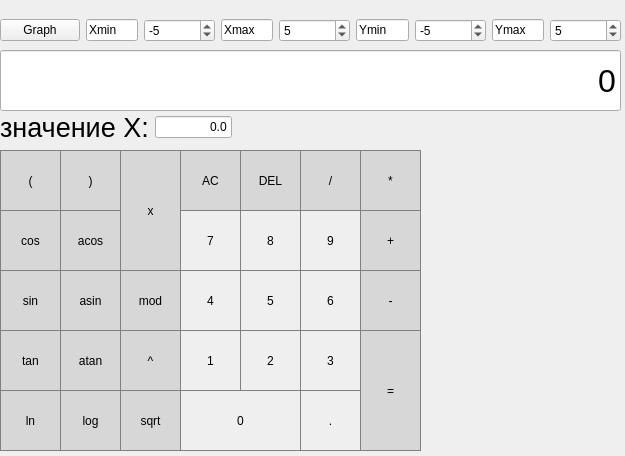
<?xml version="1.0" encoding="UTF-8"?>
<ui version="4.0">
 <class>MainWindow</class>
 <widget class="QMainWindow" name="MainWindow">
  <property name="geometry">
   <rect>
    <x>0</x>
    <y>0</y>
    <width>625</width>
    <height>456</height>
   </rect>
  </property>
  <property name="windowTitle">
   <string>MainWindow</string>
  </property>
  <widget class="QWidget" name="centralwidget">
   <widget class="QPushButton" name="pushButton_7">
    <property name="geometry">
     <rect>
      <x>180</x>
      <y>210</y>
      <width>61</width>
      <height>61</height>
     </rect>
    </property>
    <property name="styleSheet">
     <string notr="true">QPushButton {
   border: 1px solid gray;
}
QPushButton:pressed {
    background-color: qlineargradient(x1: 0, y1: 0, x2: 0, y2: 1,
                                      stop: 0 #dadbde, stop: 1 #f6f7fa);
}</string>
    </property>
    <property name="text">
     <string>7</string>
    </property>
   </widget>
   <widget class="QPushButton" name="pushButton_8">
    <property name="geometry">
     <rect>
      <x>240</x>
      <y>210</y>
      <width>61</width>
      <height>61</height>
     </rect>
    </property>
    <property name="styleSheet">
     <string notr="true">QPushButton {
   border: 1px solid gray;
}
QPushButton:pressed {
    background-color: qlineargradient(x1: 0, y1: 0, x2: 0, y2: 1,
                                      stop: 0 #dadbde, stop: 1 #f6f7fa);
}</string>
    </property>
    <property name="text">
     <string>8</string>
    </property>
   </widget>
   <widget class="QPushButton" name="pushButton_9">
    <property name="geometry">
     <rect>
      <x>300</x>
      <y>210</y>
      <width>61</width>
      <height>61</height>
     </rect>
    </property>
    <property name="styleSheet">
     <string notr="true">QPushButton {
   border: 1px solid gray;
}
QPushButton:pressed {
    background-color: qlineargradient(x1: 0, y1: 0, x2: 0, y2: 1,
                                      stop: 0 #dadbde, stop: 1 #f6f7fa);
}</string>
    </property>
    <property name="text">
     <string>9</string>
    </property>
   </widget>
   <widget class="QPushButton" name="pushButton_4">
    <property name="geometry">
     <rect>
      <x>180</x>
      <y>270</y>
      <width>61</width>
      <height>61</height>
     </rect>
    </property>
    <property name="styleSheet">
     <string notr="true">QPushButton {
   border: 1px solid gray;
}
QPushButton:pressed {
    background-color: qlineargradient(x1: 0, y1: 0, x2: 0, y2: 1,
                                      stop: 0 #dadbde, stop: 1 #f6f7fa);
}</string>
    </property>
    <property name="text">
     <string>4</string>
    </property>
   </widget>
   <widget class="QPushButton" name="pushButton_6">
    <property name="geometry">
     <rect>
      <x>300</x>
      <y>270</y>
      <width>61</width>
      <height>61</height>
     </rect>
    </property>
    <property name="styleSheet">
     <string notr="true">QPushButton {
   border: 1px solid gray;
}
QPushButton:pressed {
    background-color: qlineargradient(x1: 0, y1: 0, x2: 0, y2: 1,
                                      stop: 0 #dadbde, stop: 1 #f6f7fa);
}</string>
    </property>
    <property name="text">
     <string>6</string>
    </property>
   </widget>
   <widget class="QPushButton" name="pushButton_5">
    <property name="geometry">
     <rect>
      <x>240</x>
      <y>270</y>
      <width>61</width>
      <height>61</height>
     </rect>
    </property>
    <property name="styleSheet">
     <string notr="true">QPushButton {
   border: 1px solid gray;
}
QPushButton:pressed {
    background-color: qlineargradient(x1: 0, y1: 0, x2: 0, y2: 1,
                                      stop: 0 #dadbde, stop: 1 #f6f7fa);
}</string>
    </property>
    <property name="text">
     <string>5</string>
    </property>
   </widget>
   <widget class="QPushButton" name="pushButton_1">
    <property name="geometry">
     <rect>
      <x>180</x>
      <y>330</y>
      <width>61</width>
      <height>61</height>
     </rect>
    </property>
    <property name="styleSheet">
     <string notr="true">QPushButton {
   border: 1px solid gray;
}
QPushButton:pressed {
    background-color: qlineargradient(x1: 0, y1: 0, x2: 0, y2: 1,
                                      stop: 0 #dadbde, stop: 1 #f6f7fa);
}</string>
    </property>
    <property name="text">
     <string>1</string>
    </property>
   </widget>
   <widget class="QPushButton" name="pushButton_3">
    <property name="geometry">
     <rect>
      <x>300</x>
      <y>330</y>
      <width>61</width>
      <height>61</height>
     </rect>
    </property>
    <property name="styleSheet">
     <string notr="true">QPushButton {
   border: 1px solid gray;
}
QPushButton:pressed {
    background-color: qlineargradient(x1: 0, y1: 0, x2: 0, y2: 1,
                                      stop: 0 #dadbde, stop: 1 #f6f7fa);
}</string>
    </property>
    <property name="text">
     <string>3</string>
    </property>
   </widget>
   <widget class="QPushButton" name="pushButton_2">
    <property name="geometry">
     <rect>
      <x>240</x>
      <y>330</y>
      <width>61</width>
      <height>61</height>
     </rect>
    </property>
    <property name="styleSheet">
     <string notr="true">QPushButton {
   border: 1px solid gray;
}
QPushButton:pressed {
    background-color: qlineargradient(x1: 0, y1: 0, x2: 0, y2: 1,
                                      stop: 0 #dadbde, stop: 1 #f6f7fa);
}</string>
    </property>
    <property name="text">
     <string>2</string>
    </property>
   </widget>
   <widget class="QPushButton" name="pushButton_0">
    <property name="geometry">
     <rect>
      <x>180</x>
      <y>390</y>
      <width>121</width>
      <height>61</height>
     </rect>
    </property>
    <property name="styleSheet">
     <string notr="true">QPushButton {
   border: 1px solid gray;
}
QPushButton:pressed {
    background-color: qlineargradient(x1: 0, y1: 0, x2: 0, y2: 1,
                                      stop: 0 #dadbde, stop: 1 #f6f7fa);
}</string>
    </property>
    <property name="text">
     <string>0</string>
    </property>
   </widget>
   <widget class="QPushButton" name="pushButton_point">
    <property name="geometry">
     <rect>
      <x>300</x>
      <y>390</y>
      <width>61</width>
      <height>61</height>
     </rect>
    </property>
    <property name="styleSheet">
     <string notr="true">QPushButton {
   border: 1px solid gray;
}
QPushButton:pressed {
    background-color: qlineargradient(x1: 0, y1: 0, x2: 0, y2: 1,
                                      stop: 0 #dadbde, stop: 1 #f6f7fa);
}</string>
    </property>
    <property name="text">
     <string>.</string>
    </property>
   </widget>
   <widget class="QPushButton" name="pushButton_equals">
    <property name="geometry">
     <rect>
      <x>360</x>
      <y>330</y>
      <width>61</width>
      <height>121</height>
     </rect>
    </property>
    <property name="styleSheet">
     <string notr="true">QPushButton {
  background-color: rgb(215, 215, 215);
  border: 1px solid gray;
}
QPushButton:pressed {
    background-color: qlineargradient(x1: 0, y1: 0, x2: 0, y2: 1,
                                      stop: 0 #BEBEBE, stop: 1 #D7D7D7);
}</string>
    </property>
    <property name="text">
     <string>=</string>
    </property>
   </widget>
   <widget class="QPushButton" name="pushButton_sub">
    <property name="geometry">
     <rect>
      <x>360</x>
      <y>270</y>
      <width>61</width>
      <height>61</height>
     </rect>
    </property>
    <property name="styleSheet">
     <string notr="true">QPushButton {
  background-color: rgb(215, 215, 215);
  border: 1px solid gray;
}
QPushButton:pressed {
    background-color: qlineargradient(x1: 0, y1: 0, x2: 0, y2: 1,
                                      stop: 0 #BEBEBE, stop: 1 #D7D7D7);
}</string>
    </property>
    <property name="text">
     <string>-</string>
    </property>
   </widget>
   <widget class="QPushButton" name="pushButton_sum">
    <property name="geometry">
     <rect>
      <x>360</x>
      <y>210</y>
      <width>61</width>
      <height>61</height>
     </rect>
    </property>
    <property name="styleSheet">
     <string notr="true">QPushButton {
  background-color: rgb(215, 215, 215);
  border: 1px solid gray;
}
QPushButton:pressed {
    background-color: qlineargradient(x1: 0, y1: 0, x2: 0, y2: 1,
                                      stop: 0 #BEBEBE, stop: 1 #D7D7D7);
}</string>
    </property>
    <property name="text">
     <string>+</string>
    </property>
   </widget>
   <widget class="QPushButton" name="pushButton_mult">
    <property name="geometry">
     <rect>
      <x>360</x>
      <y>150</y>
      <width>61</width>
      <height>61</height>
     </rect>
    </property>
    <property name="styleSheet">
     <string notr="true">QPushButton {
  background-color: rgb(215, 215, 215);
  border: 1px solid gray;
}
QPushButton:pressed {
    background-color: qlineargradient(x1: 0, y1: 0, x2: 0, y2: 1,
                                      stop: 0 #BEBEBE, stop: 1 #D7D7D7);
}</string>
    </property>
    <property name="text">
     <string>*</string>
    </property>
   </widget>
   <widget class="QPushButton" name="pushButton_ac">
    <property name="geometry">
     <rect>
      <x>180</x>
      <y>150</y>
      <width>61</width>
      <height>61</height>
     </rect>
    </property>
    <property name="styleSheet">
     <string notr="true">QPushButton {
  background-color: rgb(215, 215, 215);
  border: 1px solid gray;
}
QPushButton:pressed {
    background-color: qlineargradient(x1: 0, y1: 0, x2: 0, y2: 1,
                                      stop: 0 #BEBEBE, stop: 1 #D7D7D7);
}</string>
    </property>
    <property name="text">
     <string>AC</string>
    </property>
   </widget>
   <widget class="QPushButton" name="pushButton_division">
    <property name="geometry">
     <rect>
      <x>300</x>
      <y>150</y>
      <width>61</width>
      <height>61</height>
     </rect>
    </property>
    <property name="styleSheet">
     <string notr="true">QPushButton {
  background-color: rgb(215, 215, 215);
  border: 1px solid gray;
}
QPushButton:pressed {
    background-color: qlineargradient(x1: 0, y1: 0, x2: 0, y2: 1,
                                      stop: 0 #BEBEBE, stop: 1 #D7D7D7);
}</string>
    </property>
    <property name="text">
     <string>/</string>
    </property>
   </widget>
   <widget class="QPushButton" name="pushButton_del">
    <property name="geometry">
     <rect>
      <x>240</x>
      <y>150</y>
      <width>61</width>
      <height>61</height>
     </rect>
    </property>
    <property name="styleSheet">
     <string notr="true">QPushButton {
  background-color: rgb(215, 215, 215);
  border: 1px solid gray;
}
QPushButton:pressed {
    background-color: qlineargradient(x1: 0, y1: 0, x2: 0, y2: 1,
                                      stop: 0 #BEBEBE, stop: 1 #D7D7D7);
}</string>
    </property>
    <property name="text">
     <string>DEL</string>
    </property>
   </widget>
   <widget class="QPushButton" name="pushButton_scale">
    <property name="geometry">
     <rect>
      <x>120</x>
      <y>330</y>
      <width>61</width>
      <height>61</height>
     </rect>
    </property>
    <property name="styleSheet">
     <string notr="true">QPushButton {
  background-color: rgb(215, 215, 215);
  border: 1px solid gray;
}
QPushButton:pressed {
    background-color: qlineargradient(x1: 0, y1: 0, x2: 0, y2: 1,
                                      stop: 0 #BEBEBE, stop: 1 #D7D7D7);
}</string>
    </property>
    <property name="text">
     <string>^</string>
    </property>
   </widget>
   <widget class="QPushButton" name="pushButton_x">
    <property name="geometry">
     <rect>
      <x>120</x>
      <y>150</y>
      <width>61</width>
      <height>121</height>
     </rect>
    </property>
    <property name="styleSheet">
     <string notr="true">QPushButton {
  background-color: rgb(215, 215, 215);
  border: 1px solid gray;
}
QPushButton:pressed {
    background-color: qlineargradient(x1: 0, y1: 0, x2: 0, y2: 1,
                                      stop: 0 #BEBEBE, stop: 1 #D7D7D7);
}</string>
    </property>
    <property name="text">
     <string>x</string>
    </property>
   </widget>
   <widget class="QPushButton" name="pushButton_mod">
    <property name="geometry">
     <rect>
      <x>120</x>
      <y>270</y>
      <width>61</width>
      <height>61</height>
     </rect>
    </property>
    <property name="styleSheet">
     <string notr="true">QPushButton {
  background-color: rgb(215, 215, 215);
  border: 1px solid gray;
}
QPushButton:pressed {
    background-color: qlineargradient(x1: 0, y1: 0, x2: 0, y2: 1,
                                      stop: 0 #BEBEBE, stop: 1 #D7D7D7);
}</string>
    </property>
    <property name="text">
     <string>mod</string>
    </property>
   </widget>
   <widget class="QPushButton" name="pushButton_sqrt">
    <property name="geometry">
     <rect>
      <x>120</x>
      <y>390</y>
      <width>61</width>
      <height>61</height>
     </rect>
    </property>
    <property name="styleSheet">
     <string notr="true">QPushButton {
  background-color: rgb(215, 215, 215);
  border: 1px solid gray;
}
QPushButton:pressed {
    background-color: qlineargradient(x1: 0, y1: 0, x2: 0, y2: 1,
                                      stop: 0 #BEBEBE, stop: 1 #D7D7D7);
}</string>
    </property>
    <property name="text">
     <string>sqrt</string>
    </property>
   </widget>
   <widget class="QPushButton" name="pushButton_log">
    <property name="geometry">
     <rect>
      <x>60</x>
      <y>390</y>
      <width>61</width>
      <height>61</height>
     </rect>
    </property>
    <property name="styleSheet">
     <string notr="true">QPushButton {
  background-color: rgb(215, 215, 215);
  border: 1px solid gray;
}
QPushButton:pressed {
    background-color: qlineargradient(x1: 0, y1: 0, x2: 0, y2: 1,
                                      stop: 0 #BEBEBE, stop: 1 #D7D7D7);
}</string>
    </property>
    <property name="text">
     <string>log</string>
    </property>
   </widget>
   <widget class="QPushButton" name="pushButton_ln">
    <property name="geometry">
     <rect>
      <x>0</x>
      <y>390</y>
      <width>61</width>
      <height>61</height>
     </rect>
    </property>
    <property name="styleSheet">
     <string notr="true">QPushButton {
  background-color: rgb(215, 215, 215);
  border: 1px solid gray;
}
QPushButton:pressed {
    background-color: qlineargradient(x1: 0, y1: 0, x2: 0, y2: 1,
                                      stop: 0 #BEBEBE, stop: 1 #D7D7D7);
}</string>
    </property>
    <property name="text">
     <string>ln</string>
    </property>
   </widget>
   <widget class="QPushButton" name="pushButton_tan">
    <property name="geometry">
     <rect>
      <x>0</x>
      <y>330</y>
      <width>61</width>
      <height>61</height>
     </rect>
    </property>
    <property name="styleSheet">
     <string notr="true">QPushButton {
  background-color: rgb(215, 215, 215);
  border: 1px solid gray;
}
QPushButton:pressed {
    background-color: qlineargradient(x1: 0, y1: 0, x2: 0, y2: 1,
                                      stop: 0 #BEBEBE, stop: 1 #D7D7D7);
}</string>
    </property>
    <property name="text">
     <string>tan</string>
    </property>
   </widget>
   <widget class="QPushButton" name="pushButton_atan">
    <property name="geometry">
     <rect>
      <x>60</x>
      <y>330</y>
      <width>61</width>
      <height>61</height>
     </rect>
    </property>
    <property name="styleSheet">
     <string notr="true">QPushButton {
  background-color: rgb(215, 215, 215);
  border: 1px solid gray;
}
QPushButton:pressed {
    background-color: qlineargradient(x1: 0, y1: 0, x2: 0, y2: 1,
                                      stop: 0 #BEBEBE, stop: 1 #D7D7D7);
}</string>
    </property>
    <property name="text">
     <string>atan</string>
    </property>
   </widget>
   <widget class="QPushButton" name="pushButton_sin">
    <property name="geometry">
     <rect>
      <x>0</x>
      <y>270</y>
      <width>61</width>
      <height>61</height>
     </rect>
    </property>
    <property name="styleSheet">
     <string notr="true">QPushButton {
  background-color: rgb(215, 215, 215);
  border: 1px solid gray;
}
QPushButton:pressed {
    background-color: qlineargradient(x1: 0, y1: 0, x2: 0, y2: 1,
                                      stop: 0 #BEBEBE, stop: 1 #D7D7D7);
}</string>
    </property>
    <property name="text">
     <string>sin</string>
    </property>
   </widget>
   <widget class="QPushButton" name="pushButton_asin">
    <property name="geometry">
     <rect>
      <x>60</x>
      <y>270</y>
      <width>61</width>
      <height>61</height>
     </rect>
    </property>
    <property name="styleSheet">
     <string notr="true">QPushButton {
  background-color: rgb(215, 215, 215);
  border: 1px solid gray;
}
QPushButton:pressed {
    background-color: qlineargradient(x1: 0, y1: 0, x2: 0, y2: 1,
                                      stop: 0 #BEBEBE, stop: 1 #D7D7D7);
}</string>
    </property>
    <property name="text">
     <string>asin</string>
    </property>
   </widget>
   <widget class="QPushButton" name="pushButton_cos">
    <property name="geometry">
     <rect>
      <x>0</x>
      <y>210</y>
      <width>61</width>
      <height>61</height>
     </rect>
    </property>
    <property name="styleSheet">
     <string notr="true">QPushButton {
  background-color: rgb(215, 215, 215);
  border: 1px solid gray;
}
QPushButton:pressed {
    background-color: qlineargradient(x1: 0, y1: 0, x2: 0, y2: 1,
                                      stop: 0 #BEBEBE, stop: 1 #D7D7D7);
}</string>
    </property>
    <property name="text">
     <string>cos</string>
    </property>
   </widget>
   <widget class="QPushButton" name="pushButton_acos">
    <property name="geometry">
     <rect>
      <x>60</x>
      <y>210</y>
      <width>61</width>
      <height>61</height>
     </rect>
    </property>
    <property name="styleSheet">
     <string notr="true">QPushButton {
  background-color: rgb(215, 215, 215);
  border: 1px solid gray;
}
QPushButton:pressed {
    background-color: qlineargradient(x1: 0, y1: 0, x2: 0, y2: 1,
                                      stop: 0 #BEBEBE, stop: 1 #D7D7D7);
}</string>
    </property>
    <property name="text">
     <string>acos</string>
    </property>
   </widget>
   <widget class="QPushButton" name="pushButton_left_bracket">
    <property name="geometry">
     <rect>
      <x>0</x>
      <y>150</y>
      <width>61</width>
      <height>61</height>
     </rect>
    </property>
    <property name="styleSheet">
     <string notr="true">QPushButton {
  background-color: rgb(215, 215, 215);
  border: 1px solid gray;
}
QPushButton:pressed {
    background-color: qlineargradient(x1: 0, y1: 0, x2: 0, y2: 1,
                                      stop: 0 #BEBEBE, stop: 1 #D7D7D7);
}</string>
    </property>
    <property name="text">
     <string>(</string>
    </property>
   </widget>
   <widget class="QPushButton" name="pushButton_right_bracket">
    <property name="geometry">
     <rect>
      <x>60</x>
      <y>150</y>
      <width>61</width>
      <height>61</height>
     </rect>
    </property>
    <property name="styleSheet">
     <string notr="true">QPushButton {
  background-color: rgb(215, 215, 215);
  border: 1px solid gray;
}
QPushButton:pressed {
    background-color: qlineargradient(x1: 0, y1: 0, x2: 0, y2: 1,
                                      stop: 0 #BEBEBE, stop: 1 #D7D7D7);
}</string>
    </property>
    <property name="text">
     <string>)</string>
    </property>
   </widget>
   <widget class="QWidget" name="layoutWidget">
    <property name="geometry">
     <rect>
      <x>0</x>
      <y>110</y>
      <width>232</width>
      <height>35</height>
     </rect>
    </property>
    <layout class="QHBoxLayout" name="horizontalLayout">
     <item>
      <widget class="QLabel" name="name_value_x">
       <property name="font">
        <font>
         <family>Arial</family>
         <pointsize>20</pointsize>
        </font>
       </property>
       <property name="styleSheet">
        <string notr="true">QLabel {
   qproperty-alignment: 'AlignVCenter | AlignRight'; 
   border-bottom: 1px solid gray;
}
background-color:
</string>
       </property>
       <property name="text">
        <string>значение Х:</string>
       </property>
       <property name="textFormat">
        <enum>Qt::AutoText</enum>
       </property>
      </widget>
     </item>
     <item>
      <widget class="QLineEdit" name="value_x">
       <property name="text">
        <string>0.0</string>
       </property>
       <property name="alignment">
        <set>Qt::AlignRight|Qt::AlignTrailing|Qt::AlignVCenter</set>
       </property>
       <property name="readOnly">
        <bool>true</bool>
       </property>
      </widget>
     </item>
    </layout>
   </widget>
   <widget class="QLineEdit" name="result_show">
    <property name="geometry">
     <rect>
      <x>0</x>
      <y>50</y>
      <width>621</width>
      <height>61</height>
     </rect>
    </property>
    <property name="font">
     <font>
      <family>Arial</family>
      <pointsize>24</pointsize>
     </font>
    </property>
    <property name="text">
     <string>0</string>
    </property>
    <property name="echoMode">
     <enum>QLineEdit::Normal</enum>
    </property>
    <property name="cursorPosition">
     <number>1</number>
    </property>
    <property name="alignment">
     <set>Qt::AlignRight|Qt::AlignTrailing|Qt::AlignVCenter</set>
    </property>
    <property name="readOnly">
     <bool>true</bool>
    </property>
   </widget>
   <widget class="QWidget" name="layoutWidget">
    <property name="geometry">
     <rect>
      <x>0</x>
      <y>10</y>
      <width>621</width>
      <height>41</height>
     </rect>
    </property>
    <layout class="QHBoxLayout" name="horizontalLayout_2">
     <item>
      <widget class="QPushButton" name="pushButton_graph">
       <property name="text">
        <string>Graph</string>
       </property>
      </widget>
     </item>
     <item>
      <widget class="QLineEdit" name="lineEdit">
       <property name="text">
        <string>Xmin</string>
       </property>
      </widget>
     </item>
     <item>
      <widget class="QSpinBox" name="spinBox_x_min">
       <property name="minimum">
        <number>-1000000</number>
       </property>
       <property name="maximum">
        <number>1000000</number>
       </property>
       <property name="value">
        <number>-5</number>
       </property>
      </widget>
     </item>
     <item>
      <widget class="QLineEdit" name="lineEdit_2">
       <property name="text">
        <string>Xmax</string>
       </property>
      </widget>
     </item>
     <item>
      <widget class="QSpinBox" name="spinBox_x_max">
       <property name="minimum">
        <number>-1000000</number>
       </property>
       <property name="maximum">
        <number>1000000</number>
       </property>
       <property name="value">
        <number>5</number>
       </property>
      </widget>
     </item>
     <item>
      <widget class="QLineEdit" name="lineEdit_3">
       <property name="text">
        <string>Ymin</string>
       </property>
      </widget>
     </item>
     <item>
      <widget class="QSpinBox" name="spinBox_y_min">
       <property name="minimum">
        <number>-1000000</number>
       </property>
       <property name="maximum">
        <number>1000000</number>
       </property>
       <property name="value">
        <number>-5</number>
       </property>
      </widget>
     </item>
     <item>
      <widget class="QLineEdit" name="lineEdit_4">
       <property name="text">
        <string>Ymax</string>
       </property>
      </widget>
     </item>
     <item>
      <widget class="QSpinBox" name="spinBox_y_max">
       <property name="minimum">
        <number>-1000000</number>
       </property>
       <property name="maximum">
        <number>1000000</number>
       </property>
       <property name="value">
        <number>5</number>
       </property>
      </widget>
     </item>
    </layout>
   </widget>
  </widget>
 </widget>
 <resources/>
 <connections/>
</ui>
